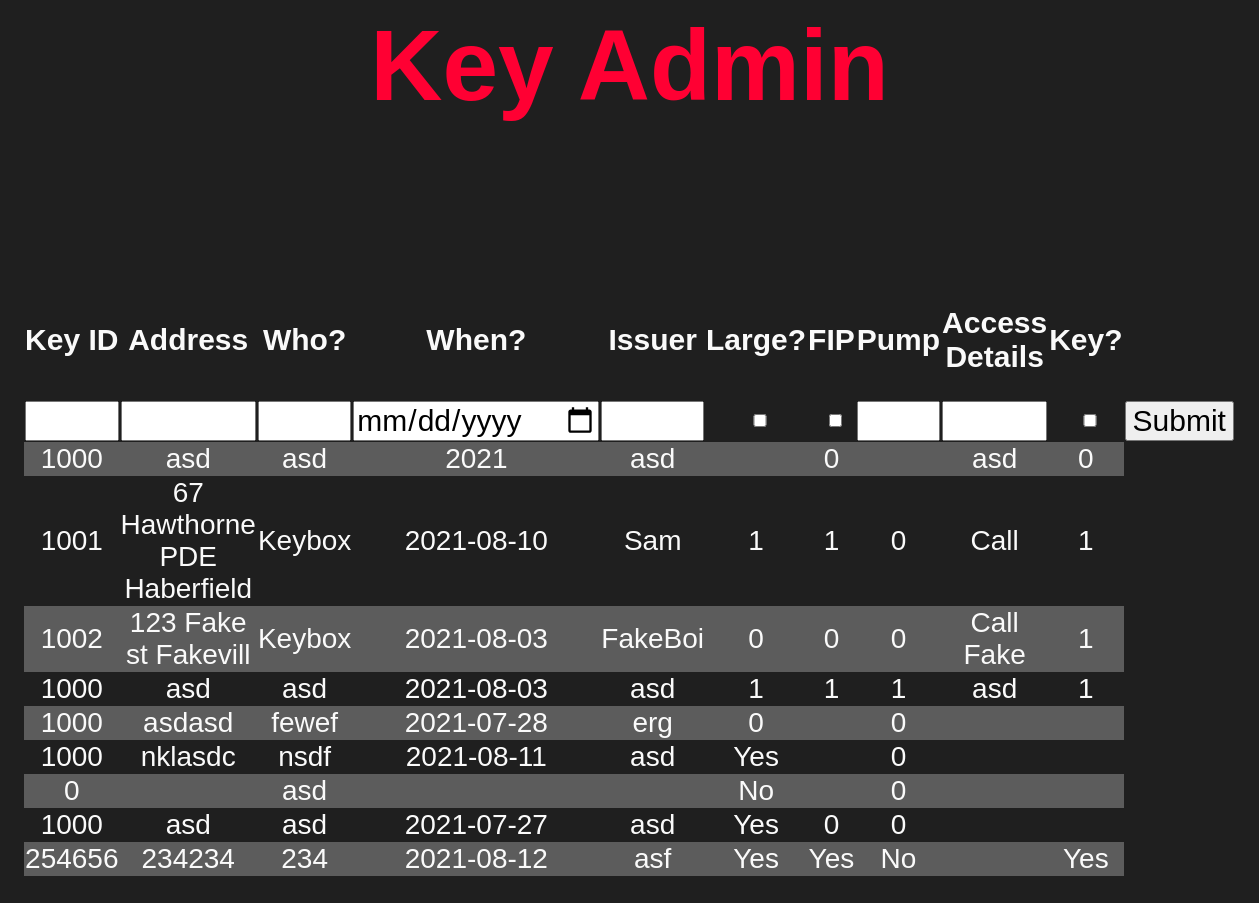
Before: /dataEntry.php with the older database file.
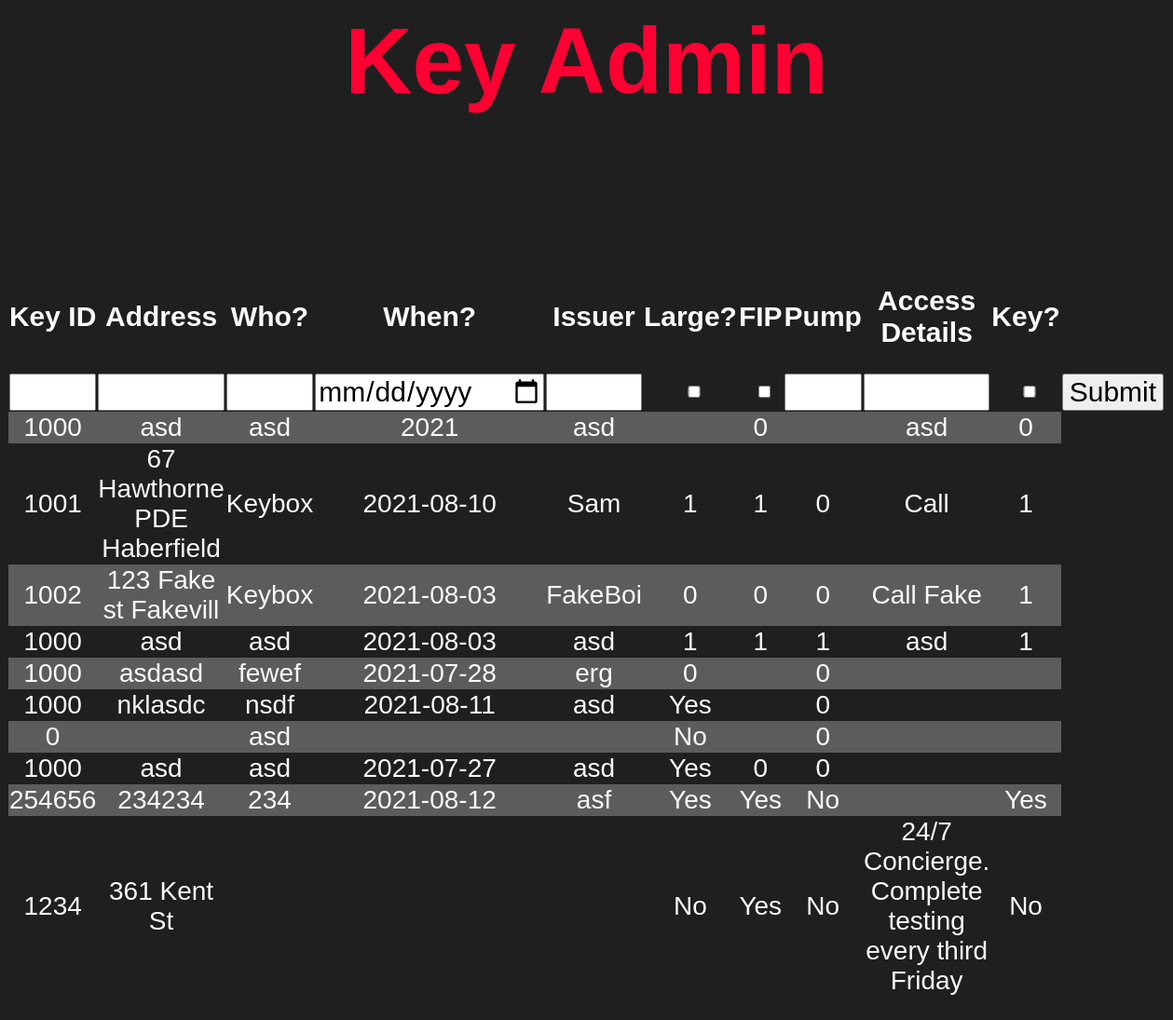
After: the same page with the newer database file.
### tables this page shows
CREATE TABLE "keys" (
	"id_number"	INTEGER,
	"address"	TEXT,
	"key_holder"	TEXT,
	"date_of_issue"	TEXT,
	"key_provider"	TEXT,
	"large"	TEXT,
	"fip"	TEXT,
	"pump"	TEXT,
	"access"	TEXT,
	"is_key"	TEXT,
	"unique"	INTEGER,
	PRIMARY KEY("unique" AUTOINCREMENT)
);

### dataEntry.php (the view, shortened to what this page needs)
<html>
<head>
</head>
<h1>
    Key Admin
</h1>
<pre>
</pre>
<body>
<table>
    <tr>
        <td><h2>Key ID</h2></td>
        <td><h2>Address</h2></td>
        <td><h2>Who?</h2></td>
        <td><h2>When?</h2></td>
        <td><h2>Issuer</h2></td>
        <td><h2>Large?</h2></td>
        <td class="fip"><h2>FIP</h2></td>
        <td><h2>Pump</h2></td>
        <td><h2>Access Details</h2></td>
        <td><h2>Key?</h2></td>
    </tr>
        <form action="dataEntry.php" method="post">
            <tr>
                <td><input type="number" name="id_number"></td>
                <td><input type="text" name="address"></td>
                <td><input type="text" name="key_holder"></td>
                <td><input type="date" name="date_of_issue"></td>
                <td><input type="text" name="key_provider"></td>
                <td><input type="checkbox" class="check" name="large"></td>
                <td><input type="checkbox" class="check" name="fip"></td>
                <td><input type=checkbox" class="check" name="pump"></td>
                <td><input type="text" name="access"></td>
                <td><input type="checkbox" class="check" name="is_key"></td>
                <td><input type="submit" value="Submit" name="submit"></td>
            </tr>
        </form>
<?php
$pdo = new PDO('sqlite:keys.db');
$statement = $pdo->query("SELECT * from keys");
$keys = $statement->fetchAll(PDO::FETCH_ASSOC);
foreach ($keys as $row => $key) {
    echo "<tr><h3>";
    echo "<td>" . $key['id_number'] . "</td>";
    echo "<td>" . $key['address'] . "</td>";
    echo "<td>" . $key['key_holder'] . "</td>";
    echo "<td>" . $key['date_of_issue'] . "</td>";
    echo "<td>" . $key['key_provider'] . "</td>";
    echo "<td>" . $key['large'] . "</td>";
    echo "<td>" . $key['fip'] . "</td>";
    echo "<td>" . $key['pump'] . "</td>";
    echo "<td>" . $key['access'] . "</td>";
    echo "<td>" . $key['is_key'] . "</td>";
    echo "</h3></tr>";
}
echo "</table>";
?>
</body>
</html>

### dataEntry.php (style rules this page uses)
body { font-family: Century Gothic, CenturyGothic, AppleGothic, sans-serif; background: #1f1f1f; color: #fafafa; }
table, tr, td { border: none; border-collapse: collapse; }
tr:nth-child(even) { background-color: #5c5c5c; }
table { width: 90%; margin: 100px auto; text-align: center; }
tr { height: 30px; font-size: 23px; }
td { font-size: 28px; }
td.fip { width: 75px; }
h1 { font-size: 100px; text-align: center; color: #ff0033 }
h2 { font-size: 30px; }
h3 { font-size: 20px; }
input { font-size: 30px; resize: none; font-family: Century Gothic, CenturyGothic, AppleGothic, sans-serif; width: 100%; }
input.check { height: 85%; }

Changed rows visible on the page:
added keys: id_number "1234", address "361 Kent St", large "No", fip "Yes", pump "No", access "24/7 Concierge. Complete testing every third Friday", is_key "No"
